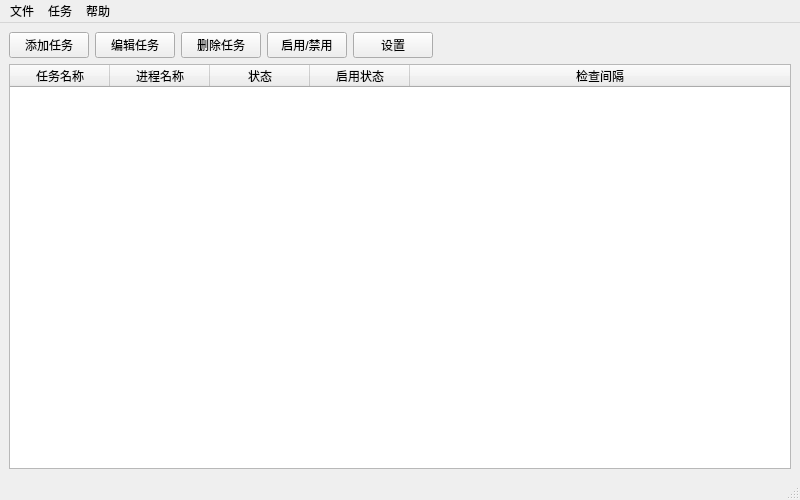
<?xml version="1.0" encoding="UTF-8"?>
<ui version="4.0">
 <class>MainWindow</class>
 <widget class="QMainWindow" name="MainWindow">
  <property name="geometry">
   <rect>
    <x>0</x>
    <y>0</y>
    <width>800</width>
    <height>500</height>
   </rect>
  </property>
  <property name="windowTitle">
   <string>程序运行监控</string>
  </property>
  <widget class="QWidget" name="centralwidget">
   <layout class="QVBoxLayout" name="verticalLayout">
    <item>
     <layout class="QHBoxLayout" name="buttonLayout">
      <item>
       <widget class="QPushButton" name="addButton">
        <property name="text">
         <string>添加任务</string>
        </property>
       </widget>
      </item>
      <item>
       <widget class="QPushButton" name="editButton">
        <property name="text">
         <string>编辑任务</string>
        </property>
       </widget>
      </item>
      <item>
       <widget class="QPushButton" name="removeButton">
        <property name="text">
         <string>删除任务</string>
        </property>
       </widget>
      </item>
      <item>
       <widget class="QPushButton" name="toggleButton">
        <property name="text">
         <string>启用/禁用</string>
        </property>
       </widget>
      </item>
      <item>
       <widget class="QPushButton" name="settingsButton">
        <property name="text">
         <string>设置</string>
        </property>
       </widget>
      </item>
      <item>
       <spacer name="horizontalSpacer">
        <property name="orientation">
         <enum>Qt::Horizontal</enum>
        </property>
        <property name="sizeHint" stdset="0">
         <size>
          <width>40</width>
          <height>20</height>
         </size>
        </property>
       </spacer>
      </item>
     </layout>
    </item>
    <item>
     <widget class="QTableWidget" name="taskTable">
      <property name="selectionBehavior">
       <enum>QAbstractItemView::SelectRows</enum>
      </property>
      <attribute name="horizontalHeaderStretchLastSection">
       <bool>true</bool>
      </attribute>
      <column>
       <property name="text">
        <string>任务名称</string>
       </property>
      </column>
      <column>
       <property name="text">
        <string>进程名称</string>
       </property>
      </column>
      <column>
       <property name="text">
        <string>状态</string>
       </property>
      </column>
      <column>
       <property name="text">
        <string>启用状态</string>
       </property>
      </column>
      <column>
       <property name="text">
        <string>检查间隔</string>
       </property>
      </column>
     </widget>
    </item>
   </layout>
  </widget>
  <widget class="QMenuBar" name="menubar">
   <property name="geometry">
    <rect>
     <x>0</x>
     <y>0</y>
     <width>800</width>
     <height>23</height>
    </rect>
   </property>
   <widget class="QMenu" name="menuFile">
    <property name="title">
     <string>文件</string>
    </property>
    <addaction name="actionImportConfig"/>
    <addaction name="actionExportConfig"/>
    <addaction name="separator"/>
    <addaction name="actionExit"/>
   </widget>
   <widget class="QMenu" name="menuTask">
    <property name="title">
     <string>任务</string>
    </property>
    <addaction name="actionAddTask"/>
    <addaction name="actionEditTask"/>
    <addaction name="actionRemoveTask"/>
    <addaction name="separator"/>
    <addaction name="actionToggleTask"/>
   </widget>
   <widget class="QMenu" name="menuHelp">
    <property name="title">
     <string>帮助</string>
    </property>
    <addaction name="actionAbout"/>
   </widget>
   <addaction name="menuFile"/>
   <addaction name="menuTask"/>
   <addaction name="menuHelp"/>
  </widget>
  <widget class="QStatusBar" name="statusbar"/>
  <action name="actionImportConfig">
   <property name="text">
    <string>导入配置</string>
   </property>
  </action>
  <action name="actionExportConfig">
   <property name="text">
    <string>导出配置</string>
   </property>
  </action>
  <action name="actionExit">
   <property name="text">
    <string>退出</string>
   </property>
  </action>
  <action name="actionAddTask">
   <property name="text">
    <string>添加任务</string>
   </property>
  </action>
  <action name="actionEditTask">
   <property name="text">
    <string>编辑任务</string>
   </property>
  </action>
  <action name="actionRemoveTask">
   <property name="text">
    <string>删除任务</string>
   </property>
  </action>
  <action name="actionToggleTask">
   <property name="text">
    <string>启用/禁用任务</string>
   </property>
  </action>
  <action name="actionAbout">
   <property name="text">
    <string>关于</string>
   </property>
  </action>
 </widget>
 <resources/>
 <connections/>
</ui>
